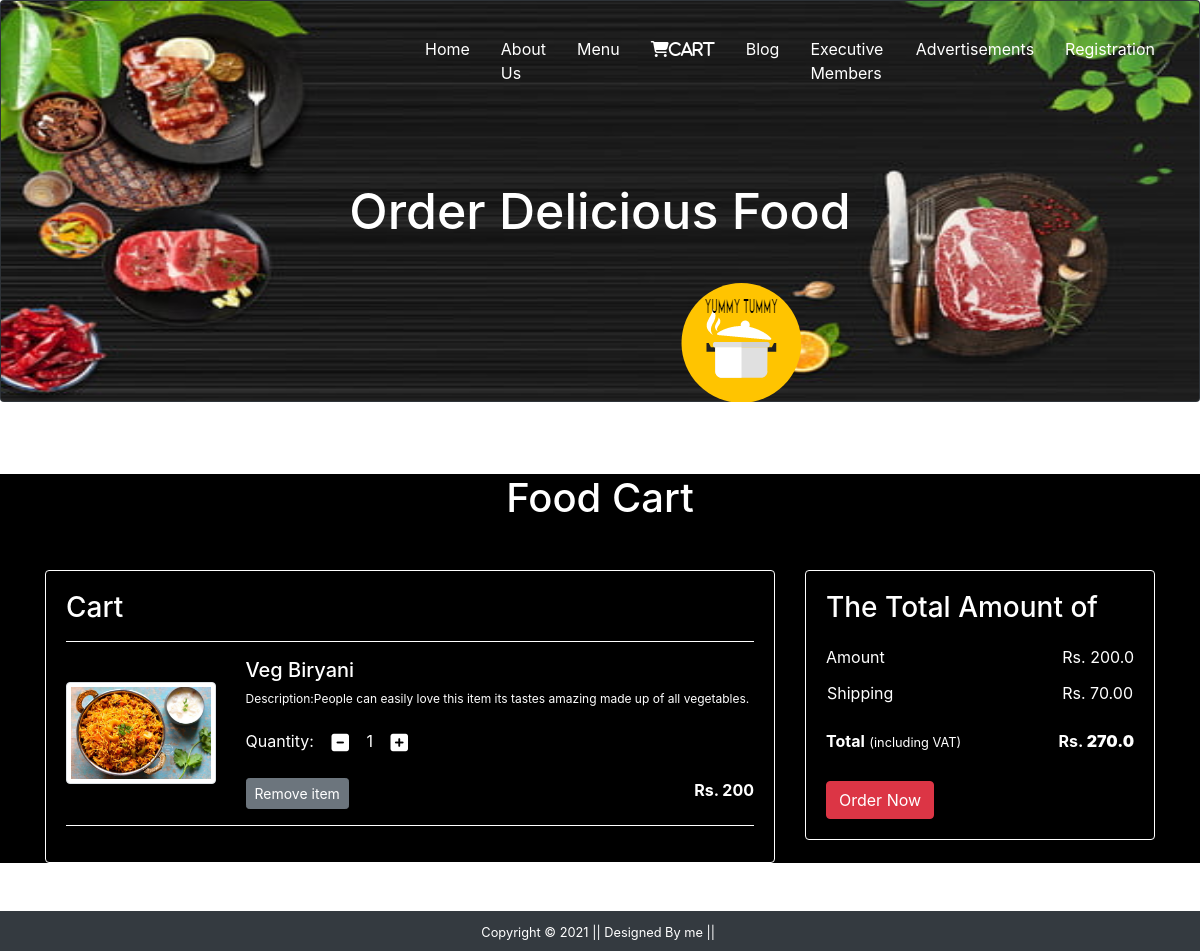
Page /cart/ on the committed database.
### delicious/models.py (models this page shows)
class Cart(models.Model):
    product = models.ForeignKey(Order,on_delete=models.CASCADE)
    quantity = models.PositiveIntegerField(default=1)

class Order(models.Model):
    food_image=models.ImageField(upload_to='delicious/')
    price = models.CharField(max_length=100,blank=True)
    offer_price = models.CharField(max_length=100,blank=True)
    des=models.TextField(max_length=2000,blank=True)
    title = models.CharField(max_length=100,blank=True)
    category = models.CharField(choices=CATEGORY_CHOICES,max_length=100)
    type = models.CharField(max_length=100,blank=True)

### delicious/views.py (the view)
# urls.py: path('cart/',delicious.show_cart,name='showcart'),
def show_cart(request):
    cart = Cart.objects.all()
    amount = 0.0
    shipping_amount = 70
    totalamount = 0.0
    cart_product = [p for p in Cart.objects.all() ]
    if cart_product:
        for p in cart_product:
            tempamount = p.quantity * int(p.product.offer_price)
            amount += tempamount
            totalamount = amount+shipping_amount
        return render(request, 'delicious/add_to_cart.html',{'carts':cart,'totalamount':totalamount,'amount':amount})
    else:
        return render(request,'delicious/emptycart.html')

### delicious/templates/delicious/add_to_cart.html
{% extends 'delicious/base.html' %}
{% block content %}
<div style="background-color: black;">
<div class="container my-5">
    <h1 class="text-center mb-5" style="color: white;">Food Cart</h1>
    <div class="row">
     <div class="col-sm-8">
     <div class="card" style="background-color: black; border-color: white;">
      <div class="card-body">
       <h3 style="color: white;">Cart</h3>
       {% for cart in carts %}
       <hr style="border-color: white;">
       <div class="row">
        <div class="col-sm-3 text-center align-self-center"><img src="{{cart.product.food_image.url}}" alt="" srcset="" class="img-fluid img-thumbnail shadow-sm" height="150" width="150"> </div>
        <div class="col-sm-9">
         <div>
          <h5 style="color: white;">{{cart.product.title}}</h5>
          <p style="color: white; font-size: 12px;">Description:{{cart.product.des}}</p>
          <div class="my-3">
            <label for="quantity" style="color: white;">Quantity:</label>
            <a class="minus-cart btn" pid="{{cart.product.id}}" style="color: white;"><i class="fas fa-minus-square fa-lg"></i></a>
              <span id="quantity" style="color: white;">{{cart.quantity}}</span>
            <a class="plus-cart btn" pid="{{cart.product.id}}" style="color: white;"><i class="fas fa-plus-square fa-lg"></i></a>
           </div>
           <div class="d-flex justify-content-between">
            <a href="#" class="btn btn-sm btn-secondary mr-3 remove-cart" pid="{{cart.product.id}}">Remove item </a>
            <p class="mb-0"><span><strong style="color: white;">Rs. {{cart.product.offer_price}}</strong></span></p>
           </div>
         </div>
        </div>
       </div>
       {% endfor %}
       <hr style="border-color:white;">
      </div>
      </div>
     </div>
     <div class="col-sm-4">
      <div class="card" style="background-color: black; border-color: white;">
       <div class="card-body" style="color: white; ">
         <h3 style="color: white;">The Total Amount of</h3>
         <ul class="list-group" >
          <li class="list-group-item d-flex justify-content-between align-items-center border-0 px-0 pb-0" style="background-color: black; color: white; ">Amount<span style="color: white;">Rs. <span id="amount">{{amount}}</span></span></li>
          <li class="list-group-item d-flex justify-content-between align-items-center px-0" style="background-color: black;">Shipping<span>Rs. 70.00</span></li>
          <li class="list-group-item d-flex justify-content-between align-items-center border-0 px-0 mb-3" style="background-color: black; ">
           <div>
              <strong>Total</strong> <small>(including VAT)</small>
            </div>
            <span><strong>Rs. <strong id="totalamount">{{totalamount}}</strong></strong></span>
          </li>
         </ul>
         <div class="d-grid"><a href="{% url 'login_data' %}" class="btn btn-danger">Order Now</a></div>
       </div>
      </div>
     </div>
    </div>
   </div>
</div>
{% endblock %}

### rows in the picture
Cart: product.food_image (picture), product "Veg Biryani", product.des "People can easily love this item its tastes amazing made up of all vegetables.", quantity "1", product.offer_price "200"

### other values in the picture
{{ amount }} "200.0"
{{ totalamount }} "270.0"
